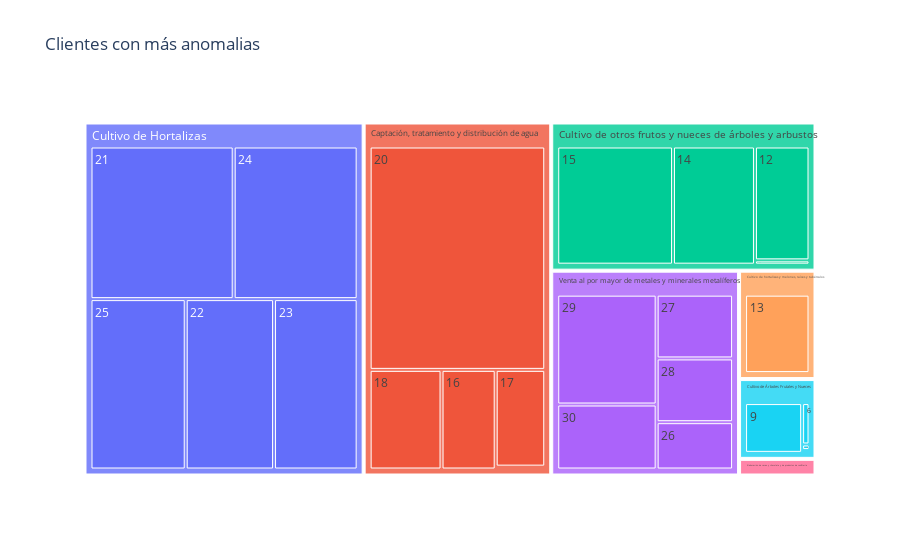

The notebook cell saved with this chart:
### Markdown cell above
## Gráfica de clientes con mayor cantidad de anomalias

### Code cell
dfH = historico[['idCliente','Sector Económico:','Anomalia']].groupby(by=['idCliente','Sector Económico:'],as_index=False).sum()
fig = px.treemap(dfH, 
                 path=['Sector Económico:','idCliente'],
                 values='Anomalia',
                 #parents=['Sector Económico:'],
                 title='Clientes con más anomalias')
fig.show()

### Figure 1 — Plotly figure (JSON) as saved in the notebook; plotly's stock layout.template omitted (floating-point values rounded to 4 significant figures)
{"data": [{"branchvalues": "total", "domain": {"x": [0, 1], "y": [0, 1]}, "hovertemplate": "labels=%{label}<br>Anomalia=%{value}<br>parent=%{parent}<br>id=%{id}<extra></extra>", "ids": ["Elaboración de cacao y chocolate y de productos de confitería/1", "Elaboración de cacao y chocolate y de productos de confitería/2", "Elaboración de cacao y chocolate y de productos de confitería/3", "Elaboración de cacao y chocolate y de productos de confitería/4", "Elaboración de cacao y chocolate y de productos de confitería/5", "Cultivo de Árboles Frutales y Nueces/6", "Cultivo de Árboles Frutales y Nueces/7", "Cultivo de Árboles Frutales y Nueces/8", "Cultivo de Árboles Frutales y Nueces/9", "Cultivo de Árboles Frutales y Nueces/10", "Cultivo de otros frutos y nueces de árboles y arbustos/11", "Cultivo de otros frutos y nueces de árboles y arbustos/12", "Cultivo de hortalizas y melones, raíces y tubérculos/13", "Cultivo de otros frutos y nueces de árboles y arbustos/14", "Cultivo de otros frutos y nueces de árboles y arbustos/15", "Captación, tratamiento y distribución de agua/16", "Captación, tratamiento y distribución de agua/17", "Captación, tratamiento y distribución de agua/18", "Captación, tratamiento y distribución de agua/19", "Captación, tratamiento y distribución de agua/20", "Cultivo de Hortalizas/21", "Cultivo de Hortalizas/22", "Cultivo de Hortalizas/23", "Cultivo de Hortalizas/24", "Cultivo de Hortalizas/25", "Venta al por mayor de metales y minerales metalíferos/26", "Venta al por mayor de metales y minerales metalíferos/27", "Venta al por mayor de metales y minerales metalíferos/28", "Venta al por mayor de metales y minerales metalíferos/29", "Venta al por mayor de metales y minerales metalíferos/30", "Captación, tratamiento y distribución de agua", "Cultivo de Hortalizas", "Cultivo de hortalizas y melones, raíces y tubérculos", "Cultivo de otros frutos y nueces de árboles y arbustos", "Cultivo de Árboles Frutales y Nueces", "Elaboración de cacao y chocolate y de productos de confitería", "Venta al por mayor de metales y minerales metalíferos"], "labels": ["1", "2", "3", "4", "5", "6", "7", "8", "9", "10", "11", "12", "13", "14", "15", "16", "17", "18", "19", "20", "21", "22", "23", "24", "25", "26", "27", "28", "29", "30", "Captación, tratamiento y distribución de agua", "Cultivo de Hortalizas", "Cultivo de hortalizas y melones, raíces y tubérculos", "Cultivo de otros frutos y nueces de árboles y arbustos", "Cultivo de Árboles Frutales y Nueces", "Elaboración de cacao y chocolate y de productos de confitería", "Venta al por mayor de metales y minerales metalíferos"], "name": "", "parents": ["Elaboración de cacao y chocolate y de productos de confitería", "Elaboración de cacao y chocolate y de productos de confitería", "Elaboración de cacao y chocolate y de productos de confitería", "Elaboración de cacao y chocolate y de productos de confitería", "Elaboración de cacao y chocolate y de productos de confitería", "Cultivo de Árboles Frutales y Nueces", "Cultivo de Árboles Frutales y Nueces", "Cultivo de Árboles Frutales y Nueces", "Cultivo de Árboles Frutales y Nueces", "Cultivo de Árboles Frutales y Nueces", "Cultivo de otros frutos y nueces de árboles y arbustos", "Cultivo de otros frutos y nueces de árboles y arbustos", "Cultivo de hortalizas y melones, raíces y tubérculos", "Cultivo de otros frutos y nueces de árboles y arbustos", "Cultivo de otros frutos y nueces de árboles y arbustos", "Captación, tratamiento y distribución de agua", "Captación, tratamiento y distribución de agua", "Captación, tratamiento y distribución de agua", "Captación, tratamiento y distribución de agua", "Captación, tratamiento y distribución de agua", "Cultivo de Hortalizas", "Cultivo de Hortalizas", "Cultivo de Hortalizas", "Cultivo de Hortalizas", "Cultivo de Hortalizas", "Venta al por mayor de metales y minerales metalíferos", "Venta al por mayor de metales y minerales metalíferos", "Venta al por mayor de metales y minerales metalíferos", "Venta al por mayor de metales y minerales metalíferos", "Venta al por mayor de metales y minerales metalíferos", "", "", "", "", "", "", ""], "type": "treemap", "values": [3, 0, 12, 6, 271, 133, 7, 18, 1240, 2, 71, 1872, 1902, 2921, 4124, 1446, 1285, 1920, 38, 10513, 5729, 3945, 3734, 4959, 4253, 1039, 1400, 1400, 3137, 1856, 15202, 22620, 1902, 8988, 1400, 292, 8832]}], "layout": {"legend": {"tracegroupgap": 0}, "title": {"text": "Clientes con más anomalias"}}}
